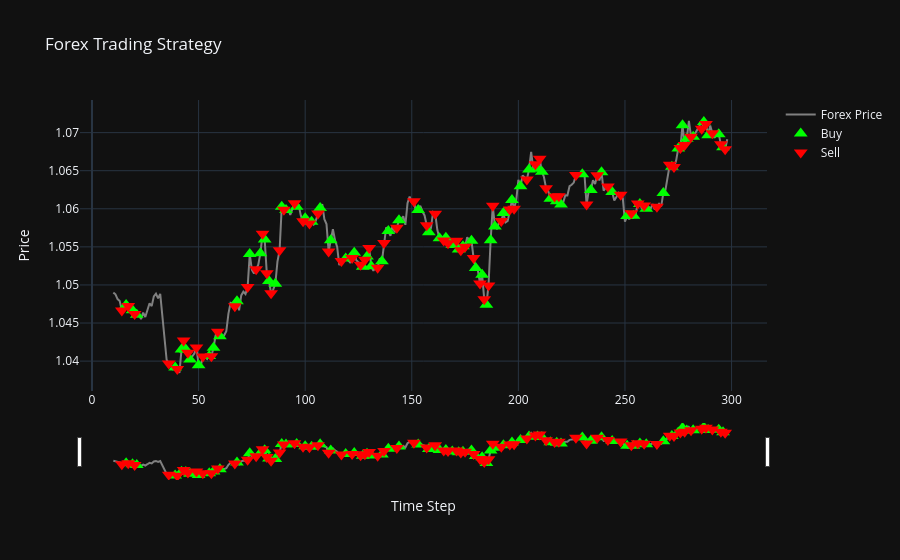

The cell this chart's notebook holds for it:
### Code cell
import plotly.graph_objects as go

env_evaluate = gym.make(env_name, frame_bound=(10, 300), window_size=10)

ppo_model = trained_agents['PPO']
obs, info = env_evaluate.reset(seed=42)
done = False

tick_history = []
price_history = []
action_history = []

while not done:
    action, _ = ppo_model.predict(obs)

    tick = env_evaluate.unwrapped._current_tick
    price = env_evaluate.unwrapped.prices[tick]

    obs, reward, terminated, truncated, info = env_evaluate.step(action)
    done = terminated or truncated

    tick_history.append(tick)
    price_history.append(price)
    action_history.append(int(action))


fig = go.Figure()

fig.add_trace(go.Scatter(
    x=tick_history,
    y=price_history,
    mode='lines',
    name='Forex Price',
    line=dict(color='gray')
))

buy_ticks, buy_prices = [], []
sell_ticks, sell_prices = [], []

prev_action = action_history[0]

for i in range(1, len(action_history)):
    if action_history[i] == 1 and prev_action == 0:
        buy_ticks.append(tick_history[i])
        buy_prices.append(price_history[i])
    elif action_history[i] == 0 and prev_action == 1:
        sell_ticks.append(tick_history[i])
        sell_prices.append(price_history[i])
    prev_action = action_history[i]

fig.add_trace(go.Scatter(
    x=buy_ticks,
    y=buy_prices,
    mode='markers',
    name='Buy',
    marker=dict(color='lime', size=12, symbol='triangle-up')
))

fig.add_trace(go.Scatter(
    x=sell_ticks,
    y=sell_prices,
    mode='markers',
    name='Sell',
    marker=dict(color='red', size=12, symbol='triangle-down')
))

fig.update_layout(
    title='Forex Trading Strategy',
    xaxis_title='Time Step',
    yaxis_title='Price',
    xaxis=dict(rangeslider=dict(visible=True)),
    template='plotly_dark'
)

fig.show()

### Figure 1 — Plotly figure (JSON) as saved in the notebook; plotly's stock layout.template omitted (floating-point values rounded to 4 significant figures; data arrays with more than 128 entries replaced by an {"elided": "..."} marker saying what was removed)
{"data": [{"line": {"color": "gray"}, "mode": "lines", "name": "Forex Price", "type": "scatter", "x": {"elided": "289 int values"}, "y": {"elided": "289 float values"}}, {"marker": {"color": "lime", "size": 12, "symbol": "triangle-up"}, "mode": "markers", "name": "Buy", "type": "scatter", "x": [16, 19, 21, 39, 42, 44, 46, 50, 55, 57, 60, 68, 74, 79, 81, 83, 86, 89, 91, 96, 100, 103, 107, 112, 119, 123, 127, 129, 131, 136, 139, 144, 153, 158, 163, 166, 169, 172, 174, 178, 180, 183, 185, 187, 189, 193, 197, 201, 205, 209, 211, 215, 218, 220, 230, 234, 239, 244, 251, 254, 257, 260, 268, 272, 275, 277, 279, 282, 287, 289, 294, 296], "y": [1.047, 1.047, 1.046, 1.039, 1.042, 1.042, 1.04, 1.039, 1.041, 1.042, 1.043, 1.048, 1.054, 1.054, 1.056, 1.051, 1.05, 1.06, 1.06, 1.06, 1.059, 1.058, 1.06, 1.056, 1.053, 1.054, 1.052, 1.054, 1.052, 1.053, 1.057, 1.058, 1.06, 1.057, 1.056, 1.056, 1.055, 1.055, 1.055, 1.056, 1.052, 1.051, 1.047, 1.056, 1.058, 1.059, 1.061, 1.063, 1.065, 1.065, 1.065, 1.061, 1.061, 1.061, 1.065, 1.062, 1.065, 1.062, 1.059, 1.059, 1.061, 1.06, 1.062, 1.066, 1.068, 1.071, 1.069, 1.069, 1.071, 1.07, 1.07, 1.068]}, {"marker": {"color": "red", "size": 12, "symbol": "triangle-down"}, "mode": "markers", "name": "Sell", "type": "scatter", "x": [14, 17, 20, 36, 40, 43, 45, 49, 52, 56, 59, 67, 73, 77, 80, 82, 84, 88, 90, 95, 99, 102, 106, 111, 117, 122, 126, 128, 130, 134, 137, 143, 151, 157, 161, 165, 167, 171, 173, 175, 179, 182, 184, 186, 188, 192, 196, 198, 204, 208, 210, 213, 217, 219, 227, 232, 237, 242, 248, 253, 256, 259, 265, 271, 273, 276, 278, 281, 286, 288, 291, 295, 297], "y": [1.047, 1.047, 1.046, 1.04, 1.039, 1.043, 1.041, 1.042, 1.041, 1.041, 1.044, 1.047, 1.05, 1.052, 1.057, 1.052, 1.049, 1.055, 1.06, 1.061, 1.058, 1.058, 1.059, 1.054, 1.053, 1.054, 1.053, 1.053, 1.055, 1.052, 1.056, 1.058, 1.061, 1.058, 1.059, 1.056, 1.055, 1.056, 1.055, 1.055, 1.054, 1.05, 1.048, 1.05, 1.06, 1.058, 1.06, 1.06, 1.064, 1.066, 1.067, 1.063, 1.062, 1.062, 1.064, 1.061, 1.064, 1.063, 1.062, 1.059, 1.061, 1.06, 1.06, 1.066, 1.066, 1.068, 1.068, 1.069, 1.071, 1.071, 1.07, 1.068, 1.068]}], "layout": {"title": {"text": "Forex Trading Strategy"}, "xaxis": {"rangeslider": {"visible": true}, "title": {"text": "Time Step"}}, "yaxis": {"title": {"text": "Price"}}}}
